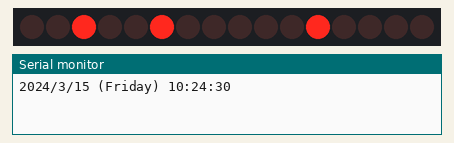
The program below on a simulated Arduino Nano, built with avr-gcc and run on an emulated ATmega328P. Parts: 16 shift-register outputs drawn as a row of LEDs (first output left, lit = HIGH), the last lines printed to the serial monitor. Wiring (inferred from the names in the program): 2 × shift register (74HC595): data pin 2; shift clock pin 4; latch pin 3. Wiring (inferred from the signals the program sends): row of LEDs: on Q0, Q1, Q2, Q3, Q4, Q5, Q6, Q7, Q8, Q9, Q10, Q11, Q12, Q13, Q14, Q15. The local clock reads 2024-03-15 10:24:30 at power-on unless the program sets it.

Above: at 0.1 s.
At 30.1 s:
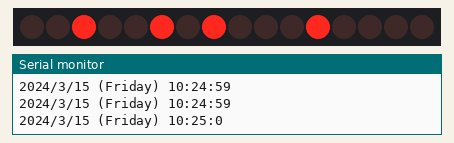
At 90.1 s:
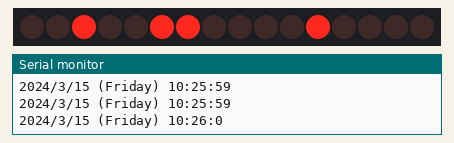
Timing chart, 0 to 91.6 s (numbered marks = the images above):
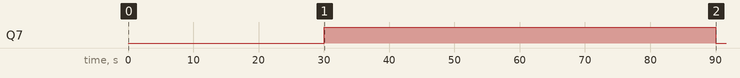

Measured:
- by itself, Q7: LOW → HIGH at 30.1 s, → LOW 60.0 s later

The program:

main.cpp
```cpp
/*
 * @Author: MIngya jin2899042558@163.com
 * @Date: 2024-07-18 15:45:53
 * @LastEditors: MIngya jin2899042558@163.com
 * @LastEditTime: 2024-07-19 10:13:29
 * @FilePath: \Codingc:\Users\ASUS\Documents\PlatformIO\Projects\huiguang_timer\src\main.cpp
 * @Description: 这是默认设置,请设置`customMade`, 打开koroFileHeader查看配置 进行设置: https://github.com/OBKoro1/koro1FileHeader/wiki/%E9%85%8D%E7%BD%AE
 */
// Date and time functions using a DS3231 RTC connected via I2C and Wire lib
#include "RTClib.h"
#include <math.h>

RTC_DS3231 rtc;
int datapin = 2;  /*datapin = 8*/
int latchpin = 3;  /*latchpin = 7*/
int clockpin = 4;  /*clockpin = 6*/

char daysOfTheWeek[7][12] = {"Sunday", "Monday", "Tuesday", "Wednesday", "Thursday", "Friday", "Saturday"};

void setup () {
  Serial.begin(57600);

#ifndef ESP8266
  while (!Serial); // wait for serial port to connect. Needed for native USB
#endif

  if (! rtc.begin()) {
    Serial.println("Couldn't find RTC");
    Serial.flush();
    while (1) delay(10);
  }

  if (rtc.lostPower()) {
    Serial.println("RTC lost power, let's set the time!");

    rtc.adjust(DateTime(F(__DATE__), F(__TIME__)));
    // 将RTC时间设置成编译程序的日期与时间

  }

  // When time needs to be re-set on a previously configured device, the
  // following line sets the RTC to the date & time this sketch was compiled
  // rtc.adjust(DateTime(F(__DATE__), F(__TIME__)));
  // This line sets the RTC with an explicit date & time, for example to set
  // January 21, 2014 at 3am you would call:
  // rtc.adjust(DateTime(2014, 1, 21, 3, 0, 0));

  pinMode(datapin, OUTPUT);
  pinMode(latchpin, OUTPUT);
  pinMode(clockpin, OUTPUT);

}

void loop () {
    DateTime now = rtc.now();

    Serial.print(now.year(), DEC);
    Serial.print('/');
    Serial.print(now.month(), DEC);
    Serial.print('/');
    Serial.print(now.day(), DEC);
    Serial.print(" (");
    Serial.print(daysOfTheWeek[now.dayOfTheWeek()]);
    Serial.print(") ");
    Serial.print(now.hour(), DEC);
    Serial.print(':');
    Serial.print(now.minute(), DEC);
    Serial.print(':');
    Serial.print(now.second(), DEC);
    Serial.println();
    // 串口返回ds3231的时间，测试用

    int hour_one = now.hour() % 10;
    int hour_ten = now.hour() / 10;
    int min_one = now.minute() % 10;
    int min_ten = now.minute() / 10;

    int data_hour = hour_ten * pow(2,4) + hour_one;
    int data_min = min_ten * pow(2,4) + min_one;

    digitalWrite(latchpin, LOW);
    shiftOut(datapin, clockpin, LSBFIRST, data_hour);
    shiftOut(datapin, clockpin, LSBFIRST, data_min);
    digitalWrite(latchpin, HIGH);

    Serial.println();
    delay(100);
}
```
